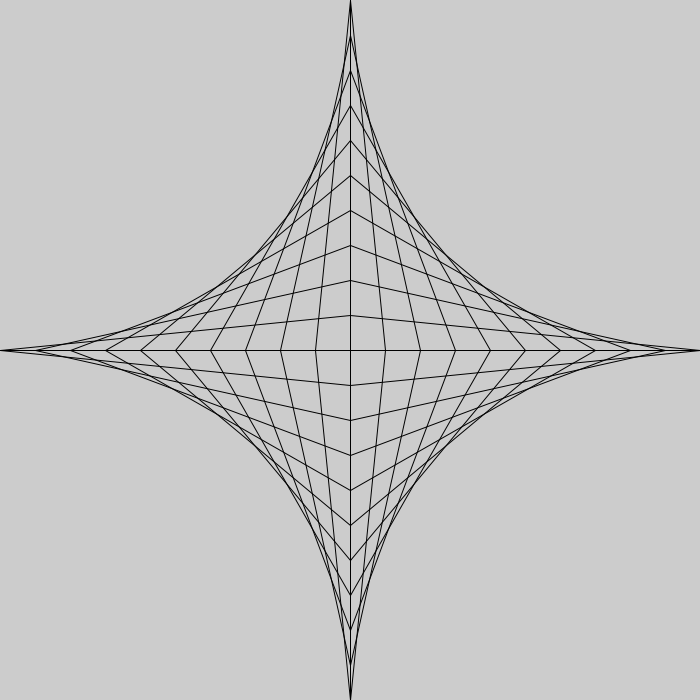
Frame 1 (no input)
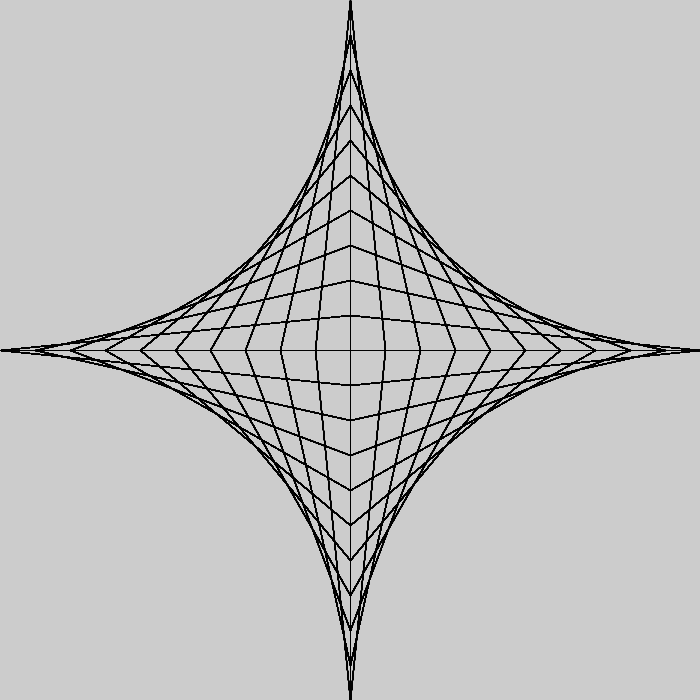
Frame 60 (the mouse pressed at the canvas centre just before this capture)
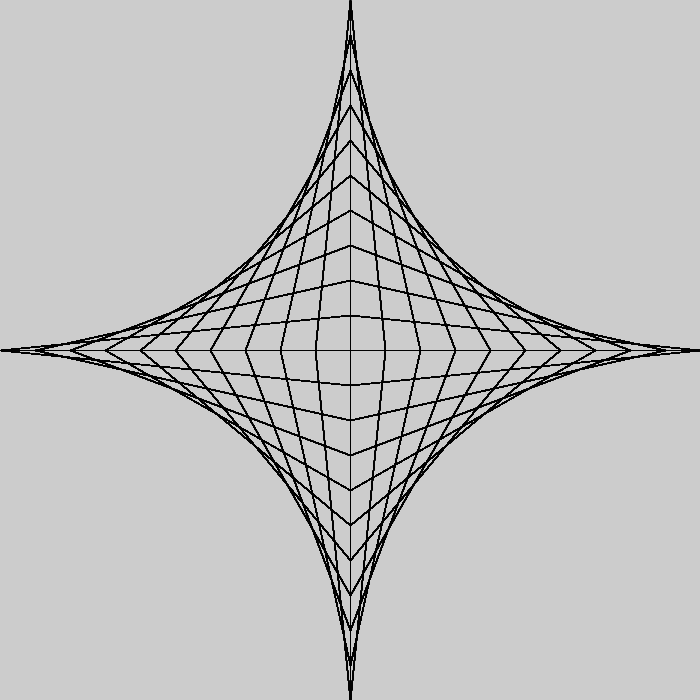
Frame 120 (the mouse held since frame 60 and released just before this capture)

The Processing sketch that drew these frames (run headless with seeded random() and noise(); from frame 60 on, the mouse is pressed at the canvas centre):

// Processing sketch: sketch_151207c
// ── sketch_151207c.pde
float taille=350;
int nbPoints=10;

void setup() {
  size(700, 700);
}

void draw() {
  translate(width/2, height/2);

  line(-taille, 0, taille, 0);
  line(0, -taille, 0, taille);

  for (int x=0; x<nbPoints+1; x++) {
    line(x*taille/nbPoints-taille-taille/nbPoints, 0, 0, (nbPoints-x)*taille/nbPoints-taille);
    line(x*taille/nbPoints-taille-taille/nbPoints, 0, 0, (nbPoints+x)*taille/nbPoints-taille);
    line(x*taille/nbPoints+taille/nbPoints, 0, 0, (nbPoints-x)*taille/nbPoints);
    line(x*taille/nbPoints+taille/nbPoints, 0, 0, (-nbPoints+x)*taille/nbPoints);
  }
}
